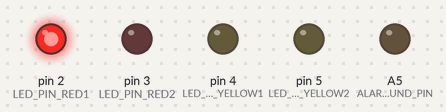
Bench run of a sketch on a simulated Arduino Uno, built with avr-gcc and run on an emulated ATmega328P. Parts: output pins drawn as LEDs (lit = HIGH). Pins used as bus, display or sensor lines are not drawn.

Above: at 1.91 s.
At 3.91 s:
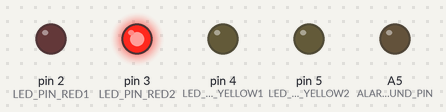
Timing chart, 0 to 4.7 s (numbered marks = the images above):
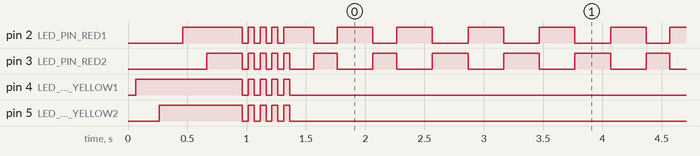

Measured:
- by itself, everything shown: repeats every 2.9 s, in 10 steps

The sketch:

controlPanel.ino
```cpp
// (licence header left out)
#include <SPI.h>
#include <MFRC522.h>

//#define DEBUG                     //!< enable debug output over the serial line

#define WIFI_ANALOG_PIN 0           //!< analog pin for reading the status of the "WiFi buttons"
#define ANALOG_3P3V_PIN_THRES 338   //!< threshold for deciding whether an input pin is 1 or 0 (3.3V pin) (=round(3.3/5*1023/2))
#define NUM_MFRC522         4       //!< number of MFRC522 modules connected

#define T_CARD_CHECK_MS   500       //!< time interval to check the cards' states [ms]

#define LED_PIN_RED1        2       //!< pin connected to two red LEDs
#define LED_PIN_RED2        3       //!< pin connected to two red LEDs
#define LED_PIN_YELLOW1     4       //!< pin connected to two yellow LEDs
#define LED_PIN_YELLOW2     5       //!< pin connected to two yellow LEDs
#define T_LED_BLINK_MS    200       //!< LED blink interval

#define MAKE_ALARM_SOUND            //!< enables the alarm sound when the time machine is programmed
#ifdef MAKE_ALARM_SOUND
#  define ALARM_SOUND_PIN  A5       //!< pin for the alarm buzzer
#endif

// Arduino Uno pins to coummunicate with the MFRC522s
//#define T_MFRC_RESET_MS  5000     //!< interval for resetting (re-initializing MFRC522 modules)
#define MFRC522_SELF_TEST           //!< enables the self-test at startup to check if the MFRC's are initialized properly

#define MFRC522_RST_PIN     9       //!< pin connected to the RST on each MFRC522 module
#define MFRC522_1_SS_PIN   10       //!< pin connected to the first MFRC522's SPI SS pin (NSS, slave select)
#define MFRC522_2_SS_PIN    8       //!< pin connected to the second MFRC522's SPI SS pin (NSS, slave select)
#define MFRC522_3_SS_PIN    7       //!< pin connected to the third MFRC522's SPI SS pin (NSS, slave select)
#define MFRC522_4_SS_PIN    6       //!< pin connected to the fourth MFRC522's SPI SS pin (NSS, slave select)

#define MFRC522_GAIN_MASK   0x1     //!< gain mask to set the antenna gain (see p. 59, table 98 of NXP MFRC522 manual)

#define MASK(nbits) ((nbits)>=32 ? ((unsigned int)0xFFFFFFFF) : ((unsigned int)(1 << (nbits))-1))

//! type for the state of the time machine
typedef enum TIME_MACHINE_STATE_e
{
    TIME_MACHINE_OFF = 0,       //!< time machine off
    TIME_MACHINE_ON  = 1,       //!< time machine on/enabled
    TIME_MACHINE_PROGRAMMED = 2 //!< time machine programmed
} TIME_MACHINE_STATE_t;

//! current state of the time machine (initialized to off)
static TIME_MACHINE_STATE_t stTimemachine;

//! time when the LEDs changed state last time
static unsigned long tLastUpdateLed;

//! last state of LEDs
static unsigned long ledState;

//! MFRC522 modules connected
static MFRC522 mfrc522[NUM_MFRC522];

//! correct card identifiers
static const byte correctCards[NUM_MFRC522][4] =
{
    { 163, 140, 118, 26 },
    { 163, 134, 168, 26 },
    {   3,  82,  50, 27 },
    {   3,  19,  33, 27 }
};

//! bitmask with a bit set to 1 if the corresponding card was seen
static unsigned char cardsOk;

//! time of the last status update of the cards [ms]
static unsigned long tLastCheckMs;

#ifdef T_MFRC_RESET_MS
//! time when the MFRC522 were initialized last [ms]
static unsigned long tMfrcInitMs;
#endif

//! switches on the red LEDs
void ledRedOn(void)
{
    digitalWrite(LED_PIN_RED1, HIGH);
    digitalWrite(LED_PIN_RED2, HIGH);
}

//! switches off the red LEDs
void ledRedOff(void)
{
    digitalWrite(LED_PIN_RED1, LOW);
    digitalWrite(LED_PIN_RED2, LOW);
}

//! blinks the red LEDs (inverts basically their state)
void ledRedBlink(void)
{
    if (ledState==0)
    {
        digitalWrite(LED_PIN_RED1, HIGH);
        digitalWrite(LED_PIN_RED2, LOW);
        ledState = 1;
    }
    else
    {
        digitalWrite(LED_PIN_RED1, LOW);
        digitalWrite(LED_PIN_RED2, HIGH);
        ledState = 0;
    }
}

//! switches on the yellow LEDs
void ledYellowOn(void)
{
    digitalWrite(LED_PIN_YELLOW1, HIGH);
    digitalWrite(LED_PIN_YELLOW2, HIGH);
}

//! switches off the yellow LEDs
void ledYellowOff(void)
{
    digitalWrite(LED_PIN_YELLOW1, LOW);
    digitalWrite(LED_PIN_YELLOW2, LOW);
}

//! initializes the MFRC522 connected
void initMfrcs(void)
{
#ifdef T_MFRC_RESET_MS
    tMfrcInitMs = millis();
#endif

    tLastCheckMs = millis();
    cardsOk = 0;

    bool mfrcsReady = false;
    bool mfrcInitialized[NUM_MFRC522] = { false, false, false, false };

    while (!mfrcsReady)
    {
        mfrcsReady = true;

        // initialize the SPI bus. First stop pending transactions,
        // second initialize the SPI bus.
        SPI.endTransaction();
        SPI.end();
        SPI.begin();
        delay(50);

        // initialize each module
        for (int k=0; k<NUM_MFRC522; k++)
        {
            byte ssPin = (k==0 ? MFRC522_1_SS_PIN :
                          k==1 ? MFRC522_2_SS_PIN :
                          k==2 ? MFRC522_3_SS_PIN :
                          k==3 ? MFRC522_4_SS_PIN : -1);
            if (ssPin < 0)
            {
                continue;
            }

#ifndef T_MFRC_RESET_MS
            ledRedOff();
            ledYellowOff();
            if (k>=0)
            {
                digitalWrite(LED_PIN_YELLOW1, HIGH);
            }
            if (k>=1)
            {
                digitalWrite(LED_PIN_YELLOW2, HIGH);
            }
            if (k>=2)
            {
                digitalWrite(LED_PIN_RED1, HIGH);
            }
            if (k>=3)
            {
                digitalWrite(LED_PIN_RED2, HIGH);
            }
#endif // !T_MFRC_RESET_MS

            if (mfrcInitialized[k])
            {
                delay(100);
                continue;
            }

            mfrc522[k].PCD_Init(ssPin, MFRC522_RST_PIN);
            delay(50);
            if (!mfrc522[k].PCD_PerformSelfTest())
            {
#ifdef DEBUG
                Serial.print("MFRC #");
                Serial.print(k+1);
                Serial.println(" failed to initialize");
#endif

                mfrcsReady = false;
                mfrc522[k].PCD_SoftPowerDown();
                delay(200);
                mfrc522[k].PCD_SoftPowerUp();
#ifndef T_MFRC_RESET_MS
                delay(500);
#endif
            }
            else
            {
                mfrc522[k].PCD_Init();
                mfrcInitialized[k] = true;

#ifdef DEBUG
                Serial.print("MFRC #");
                Serial.print(k+1);
                Serial.println(" initialized");
#endif
            }

#ifdef DEBUG
            Serial.print("MFRC522 #");
            Serial.print(k+1);
            Serial.print(": ");
            mfrc522[k].PCD_DumpVersionToSerial();
            Serial.println("");
#endif

#if defined(MFRC522_GAIN_MASK) && (MFRC522_GAIN_MASK >= 0x0) && (MFRC522_GAIN_MASK <= 0x7)
            // set gain to desired value
            mfrc522[k].PCD_SetAntennaGain(MFRC522_GAIN_MASK << 4);
#endif

            delay(50);
        }
    }

#ifndef T_MFRC_RESET_MS
    if (stTimemachine == TIME_MACHINE_OFF || stTimemachine == TIME_MACHINE_ON)
    {
        for (int n=0; n<5; n++)
        {
            delay(50);
            ledRedOn();
            ledYellowOn();
            delay(50);
            ledRedOff();
            ledYellowOff();
        }
    }
#endif // !T_MFRC_RESET_MS
}

//! Initialization
void setup()
{
#ifdef DEBUG
    // for debugging purposes, initialize a serial connection
    Serial.begin(115200);
#endif
    delay(10);

    // ************** TIME MACHINE INITIALIZATION **************
    stTimemachine = TIME_MACHINE_OFF;

    // ************** LED INITIALIZATION **************
    pinMode(LED_PIN_RED1, OUTPUT);
    pinMode(LED_PIN_RED2, OUTPUT);
    pinMode(LED_PIN_YELLOW1, OUTPUT);
    pinMode(LED_PIN_YELLOW2, OUTPUT);
    ledRedOff();
    ledYellowOff();

    tLastUpdateLed = millis();
    ledState = 0;

    // ************** MFRC522 INITIALIZATION **************
    initMfrcs();

#ifdef MAKE_ALARM_SOUND
    // ************** ALARM BUZZER PIN INITIALIZATION **************
    pinMode(ALARM_SOUND_PIN, OUTPUT);
    digitalWrite(ALARM_SOUND_PIN, LOW);
#endif

#ifdef DEBUG
    Serial.println("Control panel ready");
#endif
}

//! performs actions when time machine is programmed
static void programTimeMachine(void)
{
    stTimemachine = TIME_MACHINE_PROGRAMMED;
    ledRedOff();
    ledYellowOn();
}

//! checks the state of the RFID cards potentially laid on the readers
static void checkRfidCards(void)
{
    for (int k=0; k<NUM_MFRC522; k++)
    {
        if (!(cardsOk & (1<<k)) &&  // do not try to detect the same card twice...
            mfrc522[k].PICC_IsNewCardPresent() &&
            mfrc522[k].PICC_ReadCardSerial())
        {
#ifdef DEBUG
            Serial.print("MFRC522 #");
            Serial.print(k+1);
            Serial.println(":");
            Serial.print("size=");
            Serial.println(mfrc522[k].uid.size);
            for (int n=0; n<mfrc522[k].uid.size; n++)
            {
                Serial.print("byte #");
                Serial.print(n);
                Serial.print("=");
                Serial.println(mfrc522[k].uid.uidByte[n]);
            }
#endif // DEBUG

            // Stop encryption on PCD
            mfrc522[k].PCD_StopCrypto1();

            if (mfrc522[k].uid.size==4)
            {
                int cardOk = 1;
                for (int n=0; n<4; n++)
                {
                    if (mfrc522[k].uid.uidByte[n] != correctCards[k][n])
                    {
                        cardOk = 0;
                    }
                }
                if (cardOk)
                {
#ifdef DEBUG
                    Serial.print("card #");
                    Serial.print(k+1);
                    Serial.println(" ok");
#endif
                    cardsOk |= (1 << k);
                }
            }
        }
    }

    if (cardsOk == MASK(NUM_MFRC522))
    {
#ifdef DEBUG
        Serial.println("all cards ok");
#endif
        programTimeMachine();
    }

    unsigned long now = millis();
    if (now - tLastCheckMs >= T_CARD_CHECK_MS)
    {
        cardsOk = 0;
        tLastCheckMs = now;
    }
}

//! Continuous running loop
void loop()
{
    if (stTimemachine==TIME_MACHINE_OFF)
    {
        // read the value from the sensor to see if the time machine
        // is activated
        int pinVal = analogRead(WIFI_ANALOG_PIN);
        if (pinVal > ANALOG_3P3V_PIN_THRES)
        {
            stTimemachine = TIME_MACHINE_ON;

#ifdef DEBUG
            Serial.print("Time machine activated (");
            Serial.print(pinVal);
            Serial.println(")");
#endif
        }
    }
    else if (stTimemachine==TIME_MACHINE_ON)
    {
        // red LED blinking
        unsigned long now = millis();
        if (now - tLastUpdateLed > T_LED_BLINK_MS)
        {
            ledRedBlink();
            tLastUpdateLed = now;
        }

#ifdef T_MFRC_RESET_MS
        if (now - tMfrcInitMs > T_MFRC_RESET_MS)
        {
            initMfrcs();
        }
#endif

        // time machine activated and running => check RFID cards
        checkRfidCards();
    }
    else if (stTimemachine==TIME_MACHINE_PROGRAMMED)
    {
#ifdef MAKE_ALARM_SOUND
        // produce a sirene sound (police car or the like)
        int freqHz;
        for (freqHz=440; freqHz < 800; freqHz++)
        {
            tone(ALARM_SOUND_PIN, freqHz, 50);
            delay(5);
        }
        for (; freqHz > 440; freqHz--)
        {
            tone(ALARM_SOUND_PIN, freqHz, 50);
            delay(5);
        }
#else // MAKE_ALARM_SOUND
        // nothing to be done from here on...
#endif // MAKE_ALARM_SOUND
    }
}
```
